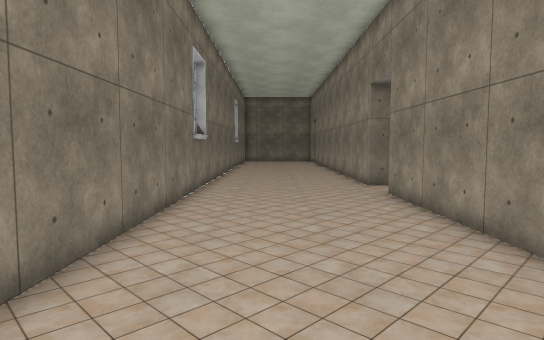
view 1 (above)

19 first-person views from a walk through a Unity game level. The camera is 1.5 m above the floor, tilts 4° down and sees 75° across. The floor is counted in squares, 1 m on a side. Each view is taken from the middle of a square. On the plan, view 1 faces up. The plan holds only what a view shows up to about 16 squares ahead; the rest is blank. The place goes on beyond the plan. Door leaves are left out, so doorways stand open. Some surface patterns are stand-ins.

view 2
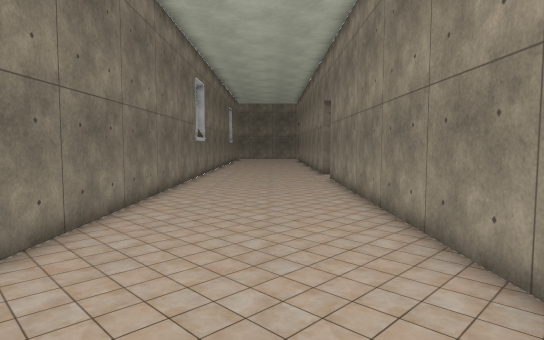

view 3
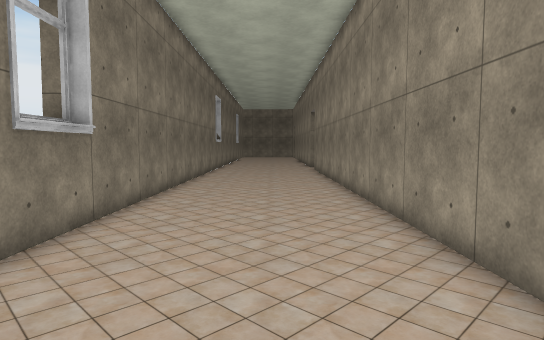

view 4
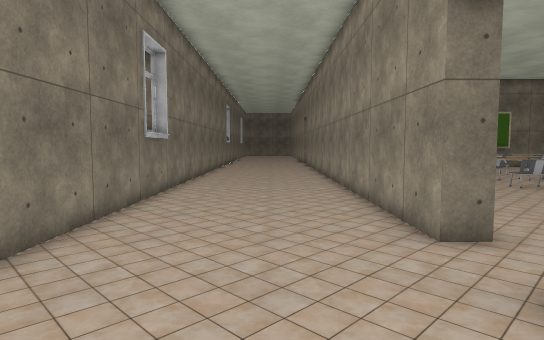

view 5
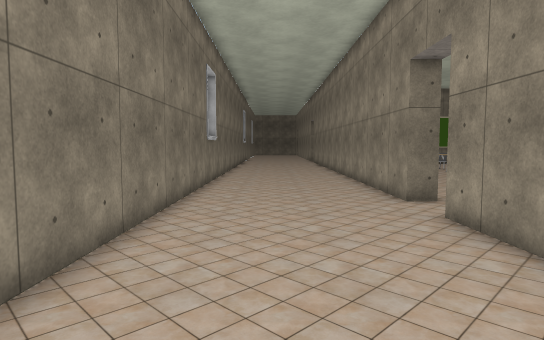

view 6
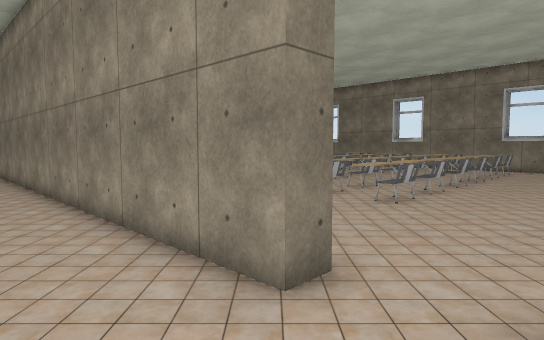

view 7
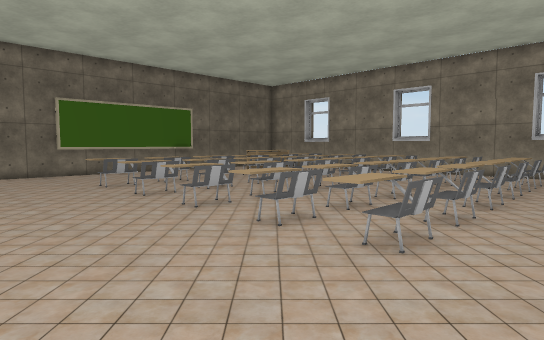

view 8
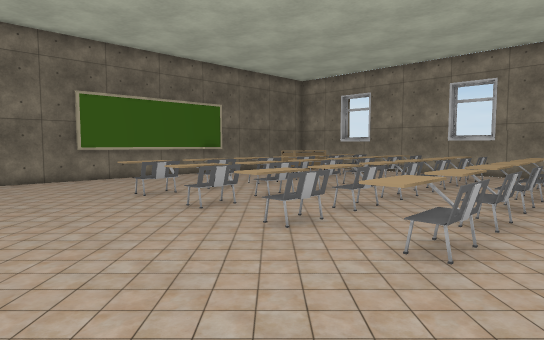

view 9
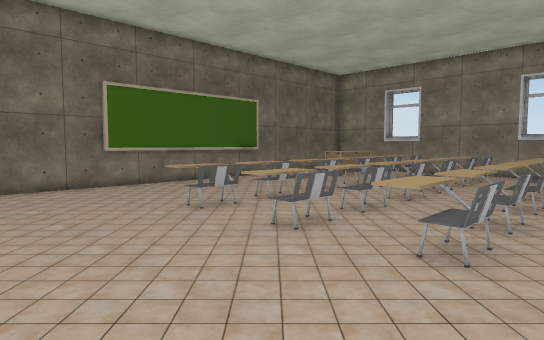

view 10
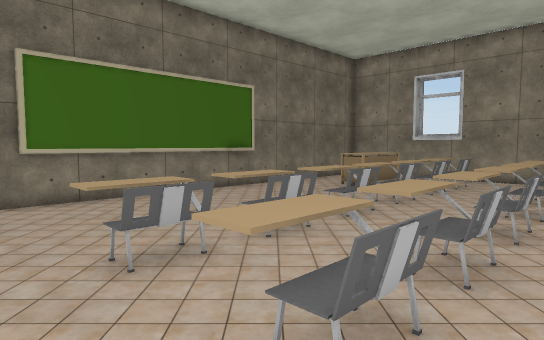

view 11
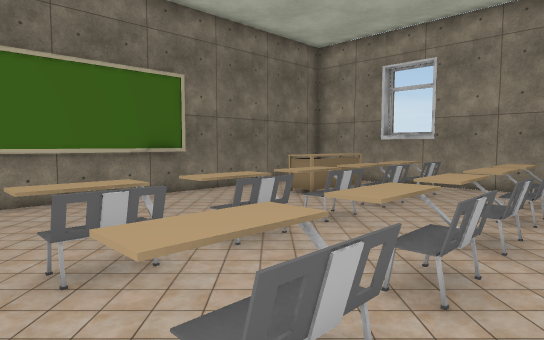

view 12
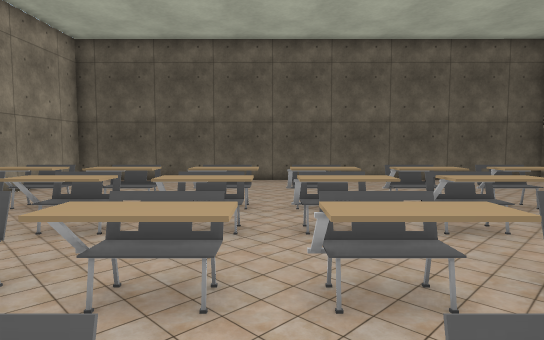

view 13
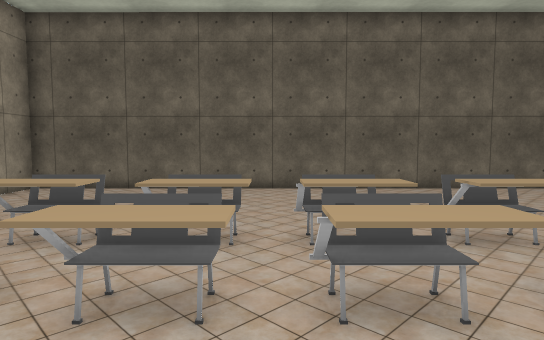

view 14
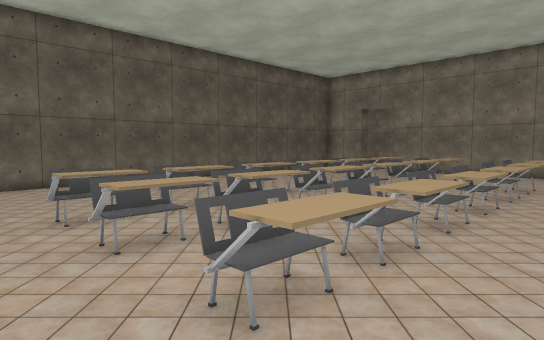

view 15
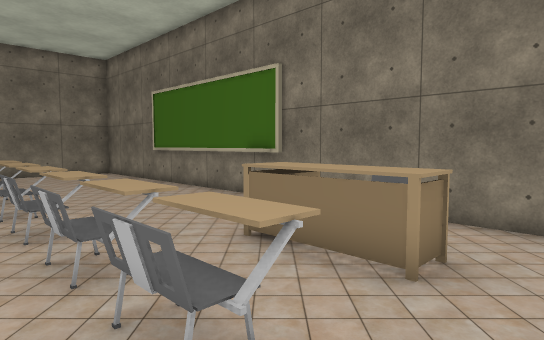

view 16
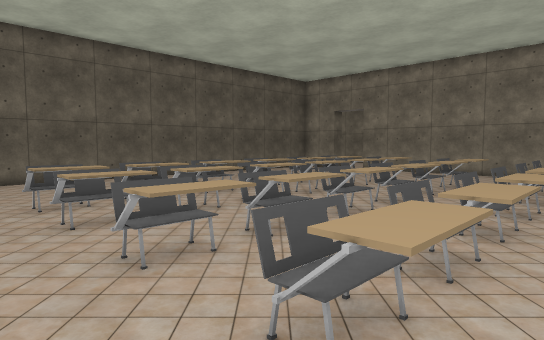

view 17
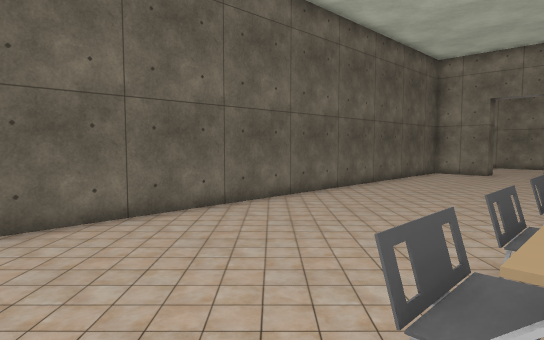

view 18
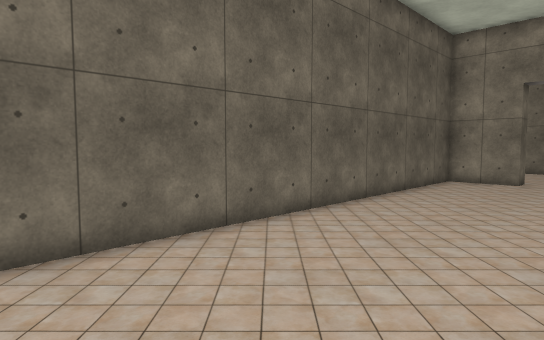

view 19
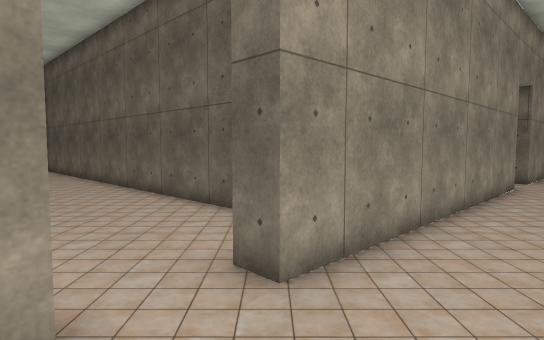

### Floor plan
Points are (right, up) in squares from view 1. A wall is a line through its corners. A room is listed if a view was taken in it or the views show most of it. See-through windows are left out.
Room 1 (views 1, 2, 3, 4, 5, 6, 19)
walls: (3.6, -10.6) (3.6, 11); (3.6, 13.1) (3.6, 16.1); (-2.5, 16.1) (-2.6, -16.9); (3.6, -20.6) (3.6, -12.7)
ways out: open door at (4, -11.5) to room 2; open door at (4, 12)
Room 2 (views 7, 8, 9, 10, 11, 12, 13, 14, 15, 16, 17, 18)
walls: (4.4, -1.5) (4.4, -4.1); (16.9, 7.9) (15.8, 7.9); (4.4, 4.1) (4.4, 3.5); (4.4, -12.7) (4.4, -15.2) (24.3, -15.2) (24.3, -13.9); (24.3, 6.9) (24.3, 7.4); (23.5, 8.2) (6.6, 8.2)
ways out: open door at (4, -11.5) to room 1
objects: chair (10, -9) to (11, -8); chair (10, -6) to (11, -6); chair (10, -4) to (11, -3); chair (10, -1) to (11, 0); chair (10, 3); chair (12, -9) to (13, -8); chair (12, -6) to (13, -6); chair (12, -4) to (13, -3); chair (12, -1) to (13, 0); chair (12, 2) to (13, 3); chair (14, -9) to (15, -8); chair (14, -6) to (15, -6); chair (14, -4) to (15, -3); chair (14, -1) to (15, 0); chair (14, 3) to (15, 3); chair (17, -9) to (18, -8); chair (17, -7); chair (17, -4) to (18, -3); chair (17, -1) to (18, 0); chair (17, 2) to (18, 3); chair (19, -9) to (20, -8); chair (19, -7); chair (19, -4) to (20, -3); chair (19, -1) to (20, 0); chair (19, 3); table (20, 5) to (22, 6); chair (21, -9) to (22, -8); chair (21, -4) to (22, -3); chair (21, -1) to (22, 0); chair (21, 3) to (22, 3); chair (21, 6); chair (22, -7)

Where each view was taken, in squares from view 1:
view 1: 0 up, 0 right, facing up
view 2: 5 down, 1 right, facing up
view 3: 11 down, 1 right, facing up
view 4: 16 down, 1 right, facing up
view 5: 20 down, 0 right, facing up
view 6: 13 down, 1 right, facing up-right
view 7: 11 down, 5 right, facing up-right
view 8: 8 down, 5 right, facing up-right
view 9: 5 down, 5 right, facing up-right
view 10: 2 down, 8 right, facing up-right
view 11: 2 down, 11 right, facing up-right
view 12: 0 up, 16 right, facing down
view 13: 3 down, 16 right, facing down
view 14: 1 down, 24 right, facing down-left
view 15: 1 up, 24 right, facing up-left
view 16: 1 up, 24 right, facing down-left
view 17: 8 down, 24 right, facing down-left
view 18: 10 down, 20 right, facing down-left
view 19: 10 down, 1 right, facing down-right
